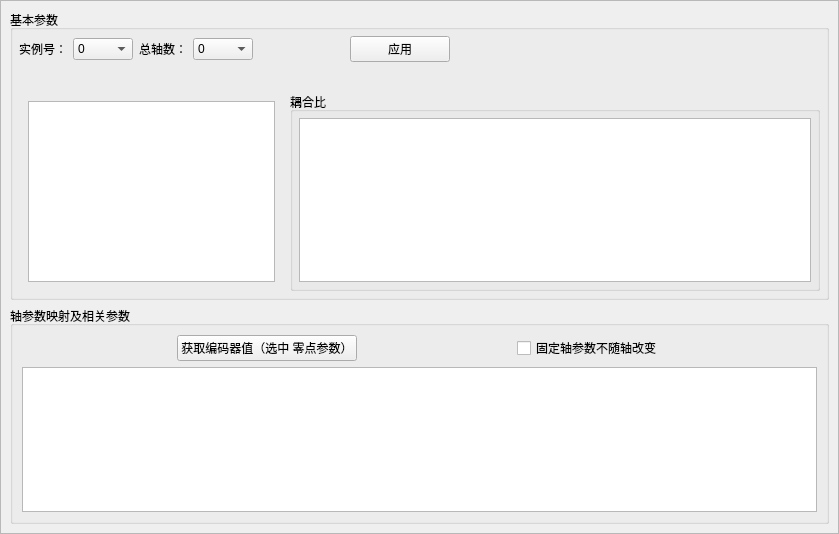
<?xml version="1.0" encoding="UTF-8"?>
<ui version="4.0">
 <class>ScaraConfigForm</class>
 <widget class="QWidget" name="ScaraConfigForm">
  <property name="geometry">
   <rect>
    <x>0</x>
    <y>0</y>
    <width>839</width>
    <height>534</height>
   </rect>
  </property>
  <property name="windowTitle">
   <string>Form</string>
  </property>
  <layout class="QGridLayout" name="gridLayout">
   <property name="leftMargin">
    <number>0</number>
   </property>
   <property name="topMargin">
    <number>0</number>
   </property>
   <property name="rightMargin">
    <number>0</number>
   </property>
   <property name="bottomMargin">
    <number>0</number>
   </property>
   <item row="0" column="0">
    <widget class="QScrollArea" name="scrollArea">
     <property name="widgetResizable">
      <bool>true</bool>
     </property>
     <widget class="QWidget" name="scrollAreaWidgetContents">
      <property name="geometry">
       <rect>
        <x>0</x>
        <y>0</y>
        <width>837</width>
        <height>532</height>
       </rect>
      </property>
      <property name="sizePolicy">
       <sizepolicy hsizetype="Preferred" vsizetype="Expanding">
        <horstretch>0</horstretch>
        <verstretch>0</verstretch>
       </sizepolicy>
      </property>
      <layout class="QGridLayout" name="gridLayout_3" rowstretch="4,3">
       <item row="0" column="0">
        <widget class="QGroupBox" name="groupBox">
         <property name="title">
          <string>基本参数</string>
         </property>
         <layout class="QVBoxLayout" name="verticalLayout" stretch="0,0,1">
          <property name="leftMargin">
           <number>6</number>
          </property>
          <property name="topMargin">
           <number>6</number>
          </property>
          <property name="rightMargin">
           <number>6</number>
          </property>
          <property name="bottomMargin">
           <number>6</number>
          </property>
          <item>
           <layout class="QGridLayout" name="gridLayout_4">
            <item row="0" column="3">
             <widget class="QComboBox" name="comboBox_axisSum">
              <property name="minimumSize">
               <size>
                <width>60</width>
                <height>0</height>
               </size>
              </property>
              <item>
               <property name="text">
                <string>0</string>
               </property>
              </item>
              <item>
               <property name="text">
                <string>1</string>
               </property>
              </item>
              <item>
               <property name="text">
                <string>2</string>
               </property>
              </item>
             </widget>
            </item>
            <item row="0" column="5">
             <spacer name="horizontalSpacer_3">
              <property name="orientation">
               <enum>Qt::Horizontal</enum>
              </property>
              <property name="sizeHint" stdset="0">
               <size>
                <width>40</width>
                <height>20</height>
               </size>
              </property>
             </spacer>
            </item>
            <item row="0" column="1">
             <widget class="QComboBox" name="comboBox_intanceId">
              <property name="minimumSize">
               <size>
                <width>60</width>
                <height>0</height>
               </size>
              </property>
              <item>
               <property name="text">
                <string>0</string>
               </property>
              </item>
              <item>
               <property name="text">
                <string>1</string>
               </property>
              </item>
              <item>
               <property name="text">
                <string>2</string>
               </property>
              </item>
              <item>
               <property name="text">
                <string>3</string>
               </property>
              </item>
              <item>
               <property name="text">
                <string>4</string>
               </property>
              </item>
              <item>
               <property name="text">
                <string>5</string>
               </property>
              </item>
              <item>
               <property name="text">
                <string>6</string>
               </property>
              </item>
              <item>
               <property name="text">
                <string>7</string>
               </property>
              </item>
              <item>
               <property name="text">
                <string>8</string>
               </property>
              </item>
              <item>
               <property name="text">
                <string>9</string>
               </property>
              </item>
             </widget>
            </item>
            <item row="0" column="0">
             <widget class="QLabel" name="label">
              <property name="text">
               <string>实例号：</string>
              </property>
             </widget>
            </item>
            <item row="0" column="2">
             <widget class="QLabel" name="label_5">
              <property name="text">
               <string>总轴数：</string>
              </property>
             </widget>
            </item>
            <item row="0" column="4">
             <layout class="QHBoxLayout" name="horizontalLayout">
              <item>
               <spacer name="horizontalSpacer">
                <property name="orientation">
                 <enum>Qt::Horizontal</enum>
                </property>
                <property name="sizeHint" stdset="0">
                 <size>
                  <width>40</width>
                  <height>20</height>
                 </size>
                </property>
               </spacer>
              </item>
              <item>
               <widget class="QPushButton" name="pushButton_apply">
                <property name="minimumSize">
                 <size>
                  <width>100</width>
                  <height>0</height>
                 </size>
                </property>
                <property name="text">
                 <string>应用</string>
                </property>
               </widget>
              </item>
              <item>
               <spacer name="horizontalSpacer_2">
                <property name="orientation">
                 <enum>Qt::Horizontal</enum>
                </property>
                <property name="sizeHint" stdset="0">
                 <size>
                  <width>40</width>
                  <height>20</height>
                 </size>
                </property>
               </spacer>
              </item>
             </layout>
            </item>
           </layout>
          </item>
          <item>
           <widget class="QFrame" name="gridFrame_common">
            <layout class="QGridLayout" name="gridLayout_common"/>
           </widget>
          </item>
          <item>
           <layout class="QHBoxLayout" name="horizontalLayout_2" stretch="1,2">
            <property name="spacing">
             <number>6</number>
            </property>
            <item>
             <widget class="QFrame" name="gridFrame">
              <layout class="QGridLayout" name="gridLayout_commonTab">
               <item row="0" column="0">
                <widget class="QTableWidget" name="tableWidget_common"/>
               </item>
              </layout>
             </widget>
            </item>
            <item>
             <widget class="QGroupBox" name="gridGroupBox_2">
              <property name="title">
               <string>耦合比</string>
              </property>
              <layout class="QGridLayout" name="gridLayout_2">
               <property name="leftMargin">
                <number>6</number>
               </property>
               <property name="topMargin">
                <number>6</number>
               </property>
               <property name="rightMargin">
                <number>6</number>
               </property>
               <property name="bottomMargin">
                <number>6</number>
               </property>
               <item row="0" column="0">
                <widget class="QTableWidget" name="tableWidget_couple">
                 <property name="minimumSize">
                  <size>
                   <width>0</width>
                   <height>0</height>
                  </size>
                 </property>
                 <attribute name="horizontalHeaderCascadingSectionResizes">
                  <bool>true</bool>
                 </attribute>
                 <attribute name="horizontalHeaderShowSortIndicator" stdset="0">
                  <bool>false</bool>
                 </attribute>
                 <attribute name="horizontalHeaderStretchLastSection">
                  <bool>false</bool>
                 </attribute>
                 <attribute name="verticalHeaderCascadingSectionResizes">
                  <bool>true</bool>
                 </attribute>
                </widget>
               </item>
              </layout>
             </widget>
            </item>
           </layout>
          </item>
         </layout>
        </widget>
       </item>
       <item row="1" column="0">
        <widget class="QGroupBox" name="groupBox_WithAxis">
         <property name="title">
          <string>轴参数映射及相关参数</string>
         </property>
         <layout class="QHBoxLayout" name="horizontalLayout_4" stretch="1,3">
          <item>
           <layout class="QGridLayout" name="gridLayout_axis"/>
          </item>
          <item>
           <layout class="QVBoxLayout" name="verticalLayout_2">
            <item>
             <layout class="QHBoxLayout" name="horizontalLayout_3">
              <item>
               <spacer name="horizontalSpacer_5">
                <property name="orientation">
                 <enum>Qt::Horizontal</enum>
                </property>
                <property name="sizeHint" stdset="0">
                 <size>
                  <width>40</width>
                  <height>20</height>
                 </size>
                </property>
               </spacer>
              </item>
              <item>
               <widget class="QPushButton" name="pushButton_2">
                <property name="text">
                 <string>获取编码器值（选中 零点参数）</string>
                </property>
               </widget>
              </item>
              <item>
               <spacer name="horizontalSpacer_6">
                <property name="orientation">
                 <enum>Qt::Horizontal</enum>
                </property>
                <property name="sizeHint" stdset="0">
                 <size>
                  <width>40</width>
                  <height>20</height>
                 </size>
                </property>
               </spacer>
              </item>
              <item>
               <widget class="QCheckBox" name="checkBox_notFollowAxis">
                <property name="text">
                 <string>固定轴参数不随轴改变</string>
                </property>
               </widget>
              </item>
              <item>
               <spacer name="horizontalSpacer_4">
                <property name="orientation">
                 <enum>Qt::Horizontal</enum>
                </property>
                <property name="sizeHint" stdset="0">
                 <size>
                  <width>40</width>
                  <height>20</height>
                 </size>
                </property>
               </spacer>
              </item>
             </layout>
            </item>
            <item>
             <widget class="QTableWidget" name="tableWidget_withAxis"/>
            </item>
           </layout>
          </item>
         </layout>
        </widget>
       </item>
      </layout>
     </widget>
    </widget>
   </item>
  </layout>
 </widget>
 <resources/>
 <connections/>
</ui>
